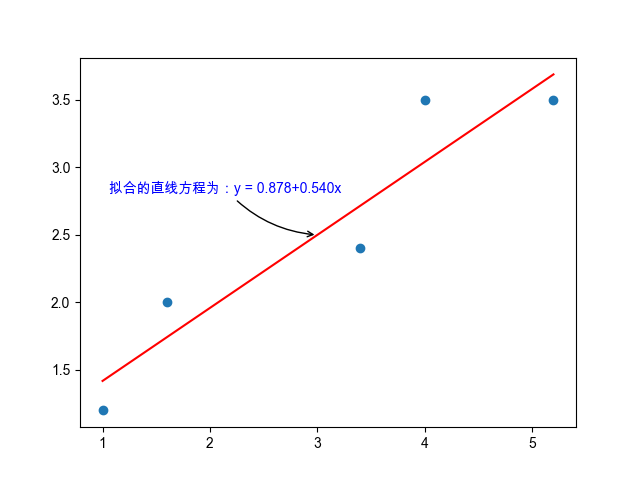

Source code (Python):
# 一元线性回归分析
import matplotlib.pyplot as plt
import numpy as np
from sklearn import linear_model

plt.rcParams['font.sans-serif'] = 'Arial Unicode MS'
plt.rcParams['axes.unicode_minus'] = False

x = np.array([1.0, 1.6, 3.4, 4.0, 5.2])
y = np.array([1.2, 2.0, 2.4, 3.5, 3.5])

plt.scatter(x, y)

x = x.reshape(-1, 1)
y = y.reshape(-1, 1)
reg = linear_model.LinearRegression()
reg.fit(x, y)
B_1 = float(reg.coef_)
B_0 = float(reg.intercept_)
R = np.sqrt(reg.score(x, y))
x_fit = np.linspace(x[0], x[-1], 1000)
y_fit = np.polyval([B_1, B_0], x_fit)
plt.plot(x_fit, y_fit, 'r-', label='regression')
x0 = 3
y0 = np.polyval([B_1, B_0], x0)


def signed_Value(value: float, num_dig: int) -> str:
    """为正数添加正号

    :param value: 要显示的值
    :param num_dig: 结果保留的位数
    :return: 带有符号的值
    """
    return f"+{value:.{num_dig}f}" if value > 0 else f"{value:.{num_dig}f}"


plt.annotate(fr"拟合的直线方程为：y = {B_0:.3f}{signed_Value(B_1, 3)}x", xy=(x0, y0), xytext=(-150, +30),
             textcoords='offset points', fontsize=10, color='blue',
             arrowprops=dict(arrowstyle='->', connectionstyle='arc3, rad=.2'))
plt.savefig('Exa3-12.png')
plt.show()
print(f"拟合的直线方程为：y = {B_0:.3f}{signed_Value(B_1, 3)}x")
print(f"相关系数R={R:.3f}")
